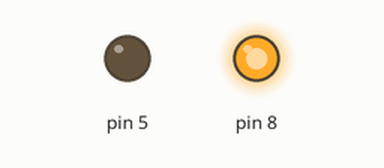
This sketch was run on a simulated Arduino Uno, built with avr-gcc and run on an emulated ATmega328P. Parts: output pins drawn as LEDs (lit = HIGH).

Above: at 0.7 s.
At 5.2 s:
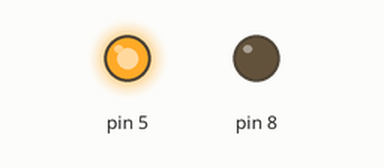
Timing chart, 0 to 6.9 s (numbered marks = the images above):
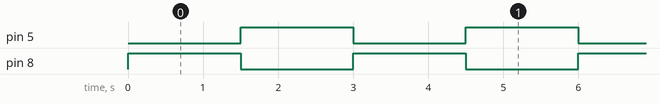

Measured:
- by itself, pin 5, pin 8: alternates HIGH for 1.5 s and LOW for 1.5 s

The sketch:

motortest.ino
```cpp
void setup() {
  // put your setup code here, to run once:
  pinMode(8, OUTPUT);
  pinMode(5, OUTPUT);
//  pinMode(6, OUTPUT);
//  analogWrite(6, 150);

}

void loop() {
  // put your main code here, to run repeatedly:
digitalWrite(8, HIGH);
digitalWrite(5, LOW);
delay(1500);
digitalWrite(8, LOW);
digitalWrite(5, HIGH);
delay(1500);
}
```
